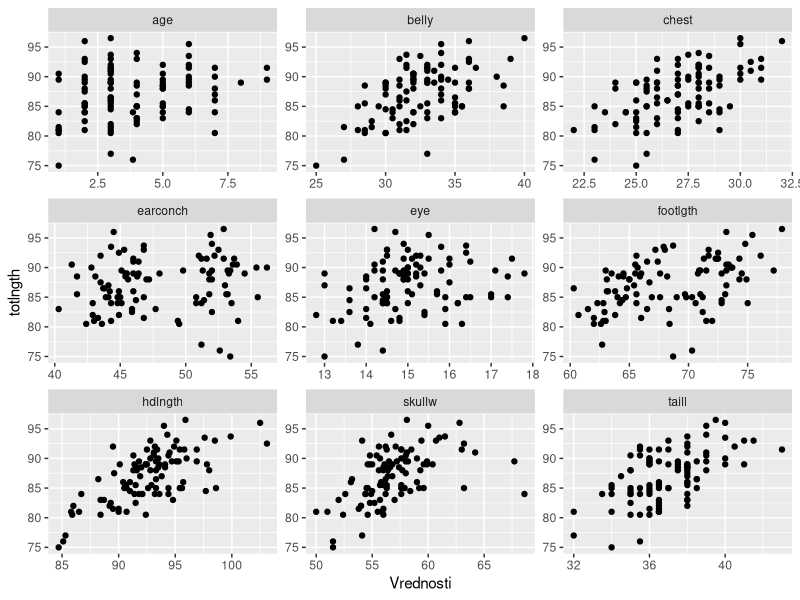
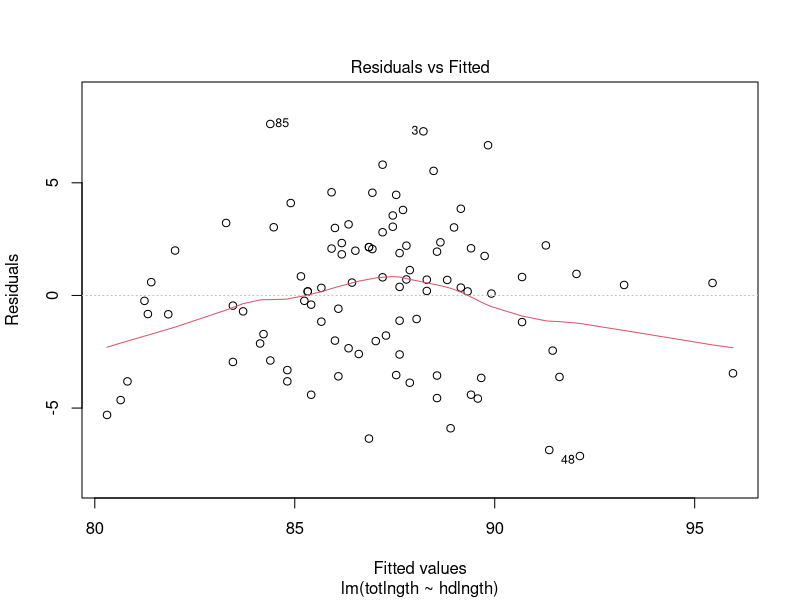
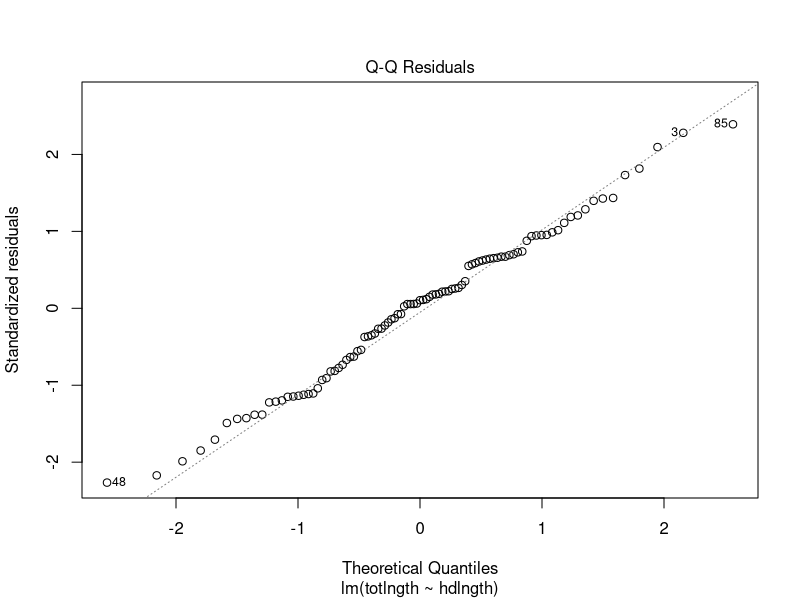
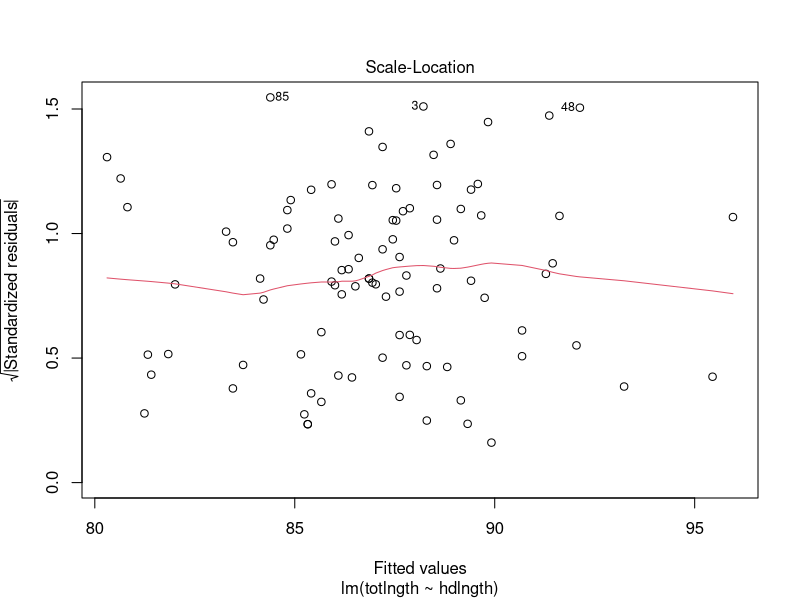
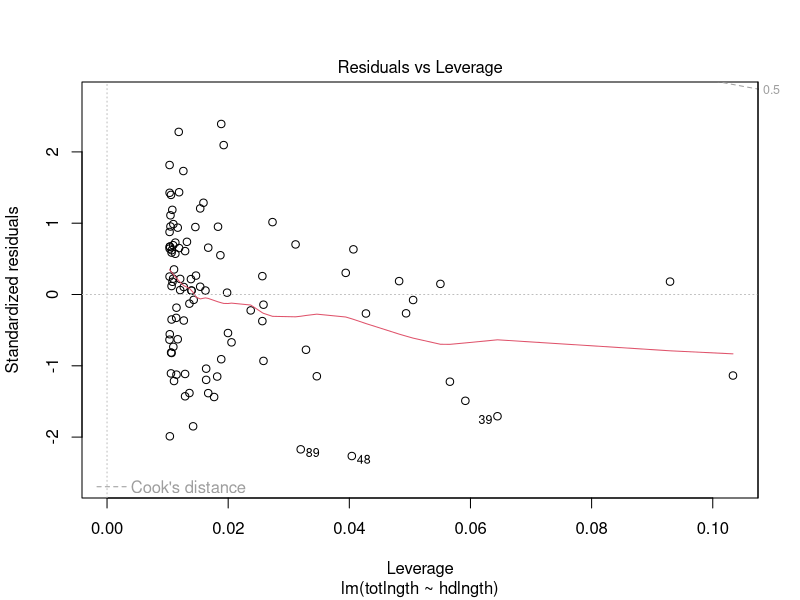
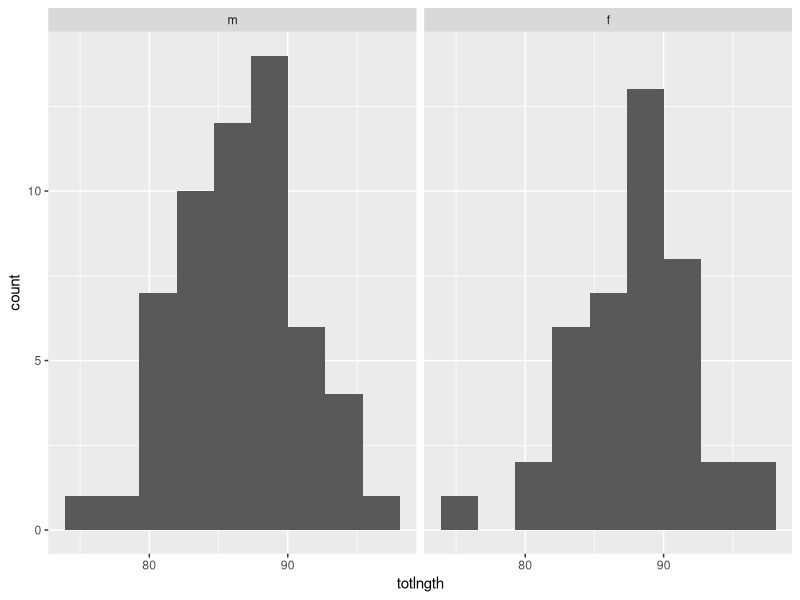

Write the R code that produced these figures, in order.
## ---- chunk 1
knitr::opts_chunk$set(echo = TRUE)
options(stringsAsFactors = FALSE)
## ---- chunk 2
pod <- read.table('./data_raw/possum.csv',
                  header= T,
                  sep = ",",
                  dec = ".",
                  quote = "\"")
## ---- chunk 3
head(pod, 5)
## ---- chunk 4
summary(pod)
## ---- chunk 5
print(pod$site[1:50])
print(pod$case[1:50])
## ---- chunk 6
unique(pod$case)
unique(pod$site)
## ---- chunk 7
pod <- pod[ ,setdiff(names(pod), c("case","site"))]
## ---- chunk 8
pod$Pop
pod$sex
## ---- chunk 9
pod <- pod[ , -which(colnames(pod)=="Pop")]
## ---- chunk 10
summary(pod)
## ---- chunk 11
pod$sex <- factor(pod$sex, levels = c("m", "f"))
## ---- chunk 12
pod <- pod[!(is.na(pod$totlngth)), ]
## ---- chunk 13
pod_na <- is.na(pod)
## ---- chunk 14
num_na <- apply(pod_na, 2, sum)
## ---- chunk 15
na_ind <- which(num_na >0)
print(na_ind)
## ---- chunk 16
nadomesti_manjkajoce <- function(pod, i){
  pod[is.na(pod[ , i]), i] <- mean(pod[ , i], na.rm = T)
  return(pod)
}
## ---- chunk 17
for (i in na_ind){
  pod <- nadomesti_manjkajoce(pod, i)
}
## ---- chunk 18
summary(pod)
## ---- chunk 19
library(ggplot2)
library(tidyr)
## ---- chunk 20
pod_n <- pod[ , -which(names(pod) == "sex")]
pod_n <- pivot_longer(pod_n, cols = setdiff(names(pod_n), "totlngth"), 
                      names_to = "Spremenljivke", values_to = "Vrednosti")
## ---- chunk 21
ggplot(pod_n, aes(Vrednosti, totlngth)) + 
  geom_point() + 
  facet_wrap(~Spremenljivke, scales = "free")
## ---- chunk 22
model <- lm(totlngth ~ hdlngth, data = pod)
## ---- chunk 23
summary(model)
## ---- chunk 24
plot(model)
## ---- chunk 25
model2 <- lm(totlngth ~ ., data = pod)
summary(model2)
## ---- chunk 26
pod_dolzina <- pod[ , colnames(pod) == 'sex' | colnames(pod) == 'totlngth']
ggplot(pod_dolzina, aes(x=totlngth)) + 
  geom_histogram(bins = 9) + 
  facet_wrap(~sex)
## ---- chunk 27
dolzine_f <- pod_dolzina[pod_dolzina$sex == "f", ]$totlngth
dolzine_m <- pod_dolzina[pod_dolzina$sex == "m", ]$totlngth
t.test(dolzine_f, 
       dolzine_m)
